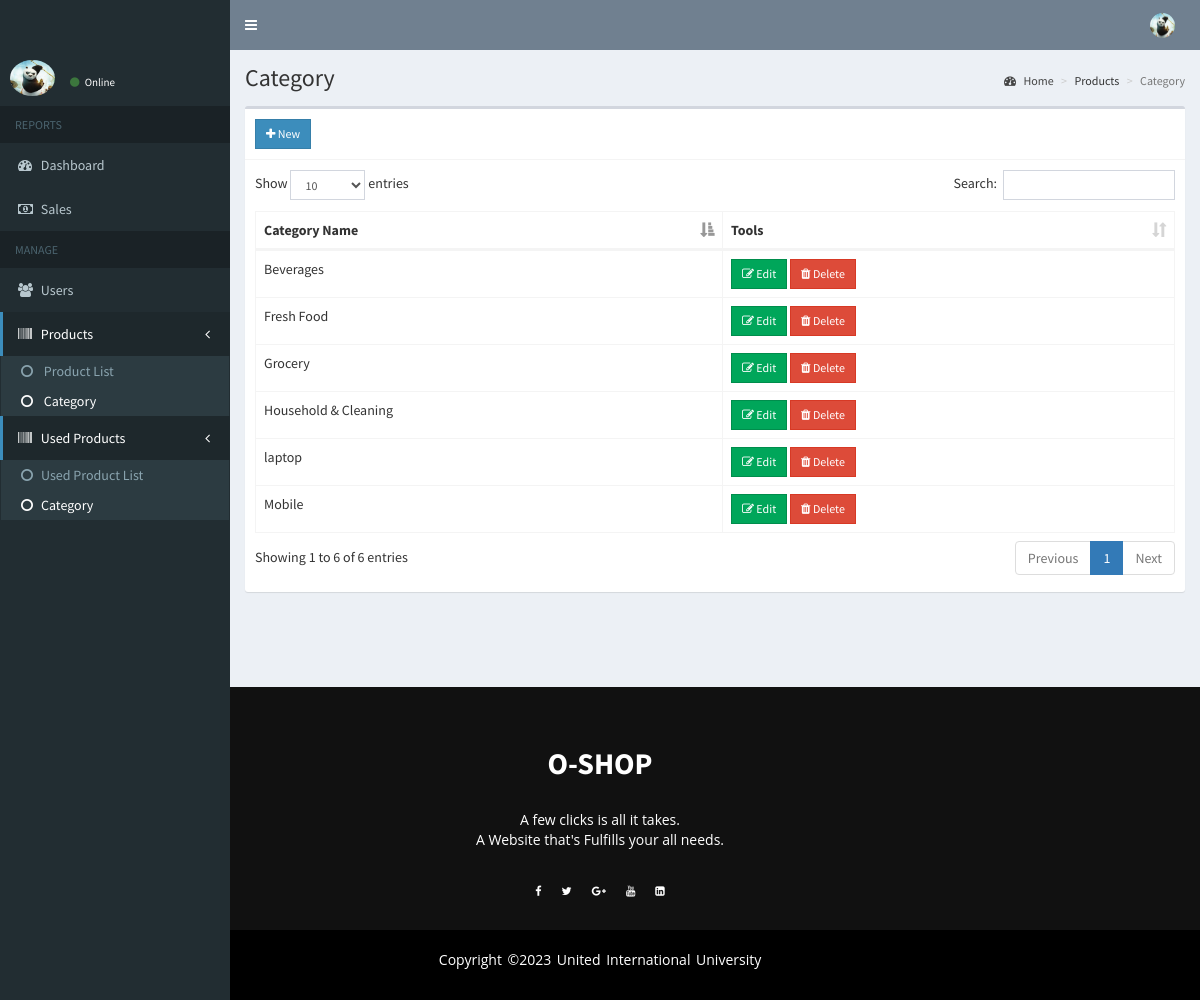
Page /seller/category.php on the committed database.
### tables this page shows
CREATE TABLE `category` (
  `id` int(11) NOT NULL,
  `name` varchar(100) NOT NULL,
  `cat_slug` varchar(150) NOT NULL
);

### seller/category.php (the view, shortened to what this page needs)
<?php include 'includes/session.php'; ?>
<?php include 'includes/header.php'; ?>
<body class="hold-transition skin-blue sidebar-mini">
<div class="wrapper">
  <?php include 'includes/navbar.php'; ?>
  <?php include 'includes/menubar.php'; ?>
  <div class="content-wrapper">
    <section class="content-header">
      <h1>
        Category
      </h1>
      <ol class="breadcrumb">
        <li><a href="#"><i class="fa fa-dashboard"></i> Home</a></li>
        <li>Products</li>
        <li class="active">Category</li>
      </ol>
    </section>
    <section class="content">
      <div class="row">
        <div class="col-xs-12">
          <div class="box">
            <div class="box-header with-border">
              <a href="#addnew" data-toggle="modal" class="btn btn-primary btn-sm btn-flat"><i class="fa fa-plus"></i> New</a>
            </div>
            <div class="box-body">
              <table id="example1" class="table table-bordered">
                <thead>
                  <th>Category Name</th>
                  <th>Tools</th>
                </thead>
                <tbody>
                  <?php
                    $conn = $pdo->open();
                    try{
                      $stmt = $conn->prepare("SELECT * FROM category");
                      $stmt->execute();
                      foreach($stmt as $row){
                        echo "
                          <tr>
                            <td>".$row['name']."</td>
                            <td>
                              <button class='btn btn-success btn-sm edit btn-flat' data-id='".$row['id']."'><i class='fa fa-edit'></i> Edit</button>
                              <button class='btn btn-danger btn-sm delete btn-flat' data-id='".$row['id']."'><i class='fa fa-trash'></i> Delete</button>
                            </td>
                          </tr>
                        ";
                      }
                    }
                    catch(PDOException $e){
                      echo $e->getMessage();
                    }
                  ?>
                </tbody>
              </table>
            </div>
          </div>
        </div>
      </div>
    </section>
  </div>
  	<?php include 'includes/footer.php'; ?>
</div>
</body>
</html>

### style.css (style rules this page uses)
* { margin: 0; padding: 0; box-sizing: border-box; }
body { background: #fcfcfc; }

### rows in the picture
category: name "Beverages"
category: name "Fresh Food"
category: name "Grocery"
category: name "Household & Cleaning"
category: name "laptop"
category: name "Mobile"
